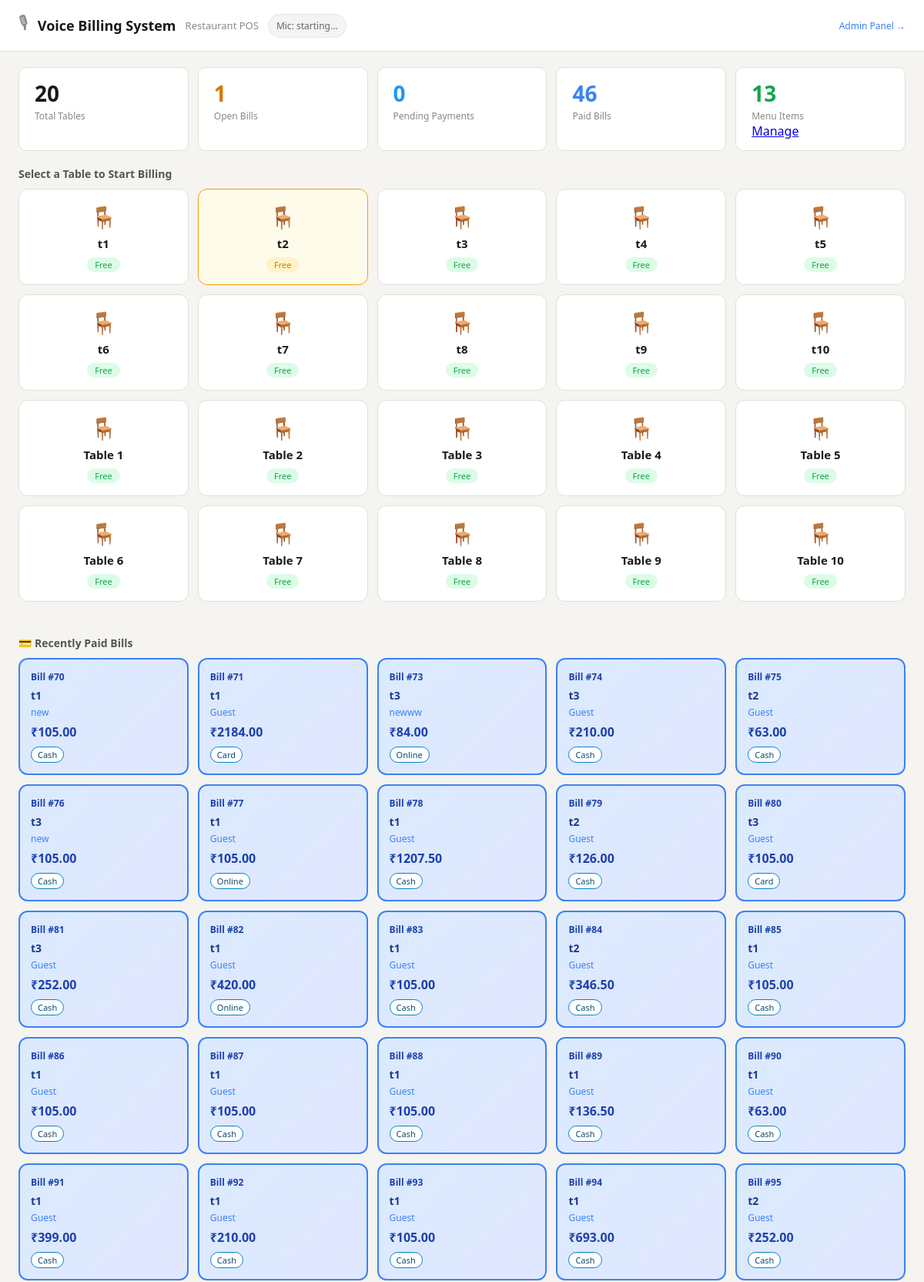
The page / (upper part) on the database its author committed.
### billing/models.py (models this page shows, shortened)
class Table(models.Model):
    STATUS_CHOICES = [
        ('free', 'Free'),
        ('occupied', 'Occupied'),
    ]
    name = models.CharField(max_length=20)  # e.g. "Table 1"
    status = models.CharField(max_length=10, choices=STATUS_CHOICES, default='free')

class Bill(models.Model):
    STATUS_CHOICES = [
        ('open', 'Open'),
        ('pending', 'Pending Payment'),
        ('paid', 'Paid'),
        ('cancelled', 'Cancelled'),
    ]
    PAYMENT_CHOICES = [
        ('cash', 'Cash'),
        ('online', 'Online'),
        ('card', 'Card'),
    ]
    table = models.ForeignKey(Table, on_delete=models.SET_NULL, null=True)
    customer = models.ForeignKey(Customer, on_delete=models.SET_NULL, null=True, blank=True)
    customer_name = models.CharField(max_length=100, default='Guest')
    items = models.JSONField(default=list)   # list of {item_id, name, qty, price, subtotal}
    subtotal = models.DecimalField(max_digits=10, decimal_places=2, default=0)
    gst_amount = models.DecimalField(max_digits=10, decimal_places=2, default=0)
    total = models.DecimalField(max_digits=10, decimal_places=2, default=0)
    discount_amount = models.DecimalField(max_digits=10, decimal_places=2, default=0)
    status = models.CharField(max_length=10, choices=STATUS_CHOICES, default='open')
    payment_method = models.CharField(max_length=10, choices=PAYMENT_CHOICES, null=True, blank=True)
    created_at = models.DateTimeField(auto_now_add=True)
    updated_at = models.DateTimeField(auto_now=True)
    GST_RATE = 0.05

### billing/views.py (the view)
# urls.py: path('', views.dashboard, name='dashboard'),
def dashboard(request):
    tables = Table.objects.all()
    for table in tables:
        has_open_bill = Bill.objects.filter(table=table, status='open').exclude(items=[]).exists()
        has_pending_bill = Bill.objects.filter(table=table, status='pending').exists()
        if table.status == 'occupied' and not has_open_bill and not has_pending_bill:
            table.status = 'free'
            table.save()
        elif table.status == 'free' and (has_open_bill or has_pending_bill):
            table.status = 'occupied'
            table.save()
    open_bills = Bill.objects.filter(status='open').exclude(items=[]).count()
    pending_bills = Bill.objects.filter(status='pending')
    paid_bills = Bill.objects.filter(status='paid')
    total_menu = MenuItem.objects.filter(is_available=True).count()
    pending_table_ids = list(pending_bills.values_list('table_id', flat=True).distinct())
    context = {
        'tables': Table.objects.all(),
        'open_bills': open_bills,
        'pending_bills': pending_bills,
        'pending_table_ids': pending_table_ids,
        'paid_bills': paid_bills,
        'total_menu': total_menu,
    }
    return render(request, 'billing/dashboard.html', context)

### billing/templates/billing/dashboard.html (shortened to what this page needs)
<!doctype html>
<html lang="en">
  <head>
  </head>
  <body>
    <header>
      <span style="font-size: 22px">🎙</span>
      <h1>Voice Billing System</h1>
      <span>Restaurant POS</span>
      <span id="voiceIndicator" class="voice-indicator">Mic: starting...</span>
      <a
        href="/admin-dashboard/"
        style="
          margin-left: auto;
          font-size: 12px;
          color: #3b82f6;
          text-decoration: none;
        "
        >Admin Panel →</a
      >
    </header>
    <div class="stats">
      <div class="stat">
        <div class="num">{{ tables.count }}</div>
        <div class="lbl">Total Tables</div>
      </div>
      <div class="stat">
        <div class="num" style="color: #d97706">{{ open_bills }}</div>
        <div class="lbl">Open Bills</div>
      </div>
      <div class="stat">
        <div class="num" style="color: #2196f3">{{ pending_bills.count }}</div>
        <div class="lbl">Pending Payments</div>
      </div>
      <div class="stat">
        <div class="num" style="color: #3b82f6">{{ paid_bills.count }}</div>
        <div class="lbl">Paid Bills</div>
      </div>
      <div class="stat">
        <div class="num" style="color: #16a34a">{{ total_menu }}</div>
        <div class="lbl">Menu Items</div>        <a href="{% url 'admin_dashboard' %}" class="btn btn-warning btn-sm mt-2">
             Manage
        </a>      </div>
    </div>
    <div class="section-title">Select a Table to Start Billing</div>
    <div class="table-grid">
      {% for table in tables %}
      <a
        href="{% url 'billing' table.id %}"
        class="table-card js-table-card {% if table.id in pending_table_ids %}pending{% elif table.status == 'occupied' %}occupied{% endif %}"
        data-table-id="{{ table.id }}"
      >
        <div class="mic-icon">
          {% if table.id in pending_table_ids %} 📋 {% elif table.status ==
          'occupied' %} 🍽️ {% else %} 🪑 {% endif %}
        </div>
        <div class="tname">{{ table.name }}</div>
        <span
          class="tstatus {% if table.id in pending_table_ids %}pending-badge{% elif table.status == 'occupied' %}occ-badge{% else %}free-badge{% endif %}"
        >
          {% if table.id in pending_table_ids %} Pending {% elif table.status ==
          'occupied' %} Occupied {% else %} Free {% endif %}
        </span>
      </a>
      {% endfor %}
    </div>
    {% if paid_bills %}
    <div class="section-title">💳 Recently Paid Bills</div>
    <div class="paid-bills-grid">
      {% for bill in paid_bills %}
      <div class="paid-bill-card">
        <div class="bill-number">Bill #{{ bill.id }}</div>
        <div class="bill-table">{{ bill.table.name }}</div>
        <div class="bill-name">{{ bill.customer_name }}</div>
        <div class="bill-total">₹{{ bill.total }}</div>
        <span class="bill-payment">
          {{ bill.payment_method|default:'Not Set'|capfirst }}
        </span>
      </div>
      {% endfor %}
    </div>
    {% endif %}
  </body>
</html>

### billing/templates/billing/dashboard.html (style rules this page uses)
*, *::before, *::after { box-sizing: border-box; margin: 0; padding: 0; }
body { font-family: system-ui, sans-serif; background: #f5f4f0; color: #1a1a18; }
header { background: #fff; border-bottom: 1px solid #e0dfd8; padding: 14px 24px; display: flex; align-items: center; gap: 12px; }
header h1 { font-size: 18px; font-weight: 600; }
header span { font-size: 13px; color: #888; }
.stats { display: flex; gap: 12px; padding: 20px 24px 0; }
.stat { background: #fff; border: 1px solid #e0dfd8; border-radius: 10px; padding: 14px 20px; flex: 1; }
.stat .num { font-size: 28px; font-weight: 600; }
.stat .lbl { font-size: 12px; color: #888; margin-top: 2px; }
.section-title { padding: 20px 24px 10px; font-size: 14px; font-weight: 600; color: #555; }
.table-grid { display: grid; grid-template-columns: repeat(5, 1fr); gap: 12px; padding: 0 24px 24px; }
.table-card { background: #fff; border: 1.5px solid #e0dfd8; border-radius: 12px; padding: 16px; text-align: center; cursor: pointer; transition: all 0.15s; text-decoration: none; color: inherit; }
.table-card.occupied { background: #fffbeb; border-color: #f59e0b; }
.table-card .tname { font-size: 15px; font-weight: 600; margin-bottom: 4px; }
.table-card .tstatus { font-size: 11px; padding: 2px 10px; border-radius: 20px; display: inline-block; margin-top: 4px; }
.free-badge { background: #dcfce7; color: #16a34a; }
.occ-badge { background: #fef3c7; color: #d97706; }
.mic-icon { font-size: 28px; margin-bottom: 6px; }
.voice-indicator { font-size: 12px; color: #666; background: #f3f4f6; border: 1px solid #e5e7eb; border-radius: 999px; padding: 6px 10px; }
.paid-bills-grid { display: grid; grid-template-columns: repeat(5, 1fr); gap: 12px; padding: 0 24px 24px; }
.paid-bill-card { background: linear-gradient(135deg, #dbeafe 0%, #e0e7ff 100%); border: 2px solid #3b82f6; border-radius: 12px; padding: 14px; cursor: pointer; transition: all 0.15s; text-decoration: none; color: inherit; }
.paid-bill-card .bill-number { font-size: 12px; color: #1e40af; font-weight: 600; margin-bottom: 6px; }
.paid-bill-card .bill-table { font-size: 14px; font-weight: 600; color: #1e3a8a; margin-bottom: 4px; }
.paid-bill-card .bill-name { font-size: 12px; color: #3b82f6; margin-bottom: 6px; }
.paid-bill-card .bill-total { font-size: 16px; font-weight: 700; color: #1e40af; margin-bottom: 6px; }
.paid-bill-card .bill-payment { font-size: 11px; padding: 2px 8px; border-radius: 12px; background: #fff; color: #0c4a6e; border: 1px solid #0284c7; display: inline-block; }

### rows shown on the page
Table: name "t1", shows "Free"
Table: name "t2", shows "Free"
Table: name "t3", shows "Free"
Table: name "t4", shows "Free"
Table: name "t5", shows "Free"
Table: name "t6", shows "Free"
Table: name "t7", shows "Free"
Table: name "t8", shows "Free"
Table: name "t9", shows "Free"
Table: name "t10", shows "Free"
Table: name "Table 1", shows "Free"
Table: name "Table 2", shows "Free"
Table: name "Table 3", shows "Free"
Table: name "Table 4", shows "Free"
Table: name "Table 5", shows "Free"
Table: name "Table 6", shows "Free"
Table: name "Table 7", shows "Free"
Table: name "Table 8", shows "Free"
Table: name "Table 9", shows "Free"
Table: name "Table 10", shows "Free"
Bill: id "70", table.name "t1", customer_name "new", total "105.00", payment_method "Cash"
Bill: id "71", table.name "t1", customer_name "Guest", total "2184.00", payment_method "Card"
Bill: id "73", table.name "t3", customer_name "newww", total "84.00", payment_method "Online"
Bill: id "74", table.name "t3", customer_name "Guest", total "210.00", payment_method "Cash"
Bill: id "75", table.name "t2", customer_name "Guest", total "63.00", payment_method "Cash"
Bill: id "76", table.name "t3", customer_name "new", total "105.00", payment_method "Cash"
Bill: id "77", table.name "t1", customer_name "Guest", total "105.00", payment_method "Online"
Bill: id "78", table.name "t1", customer_name "Guest", total "1207.50", payment_method "Cash"
Bill: id "79", table.name "t2", customer_name "Guest", total "126.00", payment_method "Cash"
Bill: id "80", table.name "t3", customer_name "Guest", total "105.00", payment_method "Card"
Bill: id "81", table.name "t3", customer_name "Guest", total "252.00", payment_method "Cash"
Bill: id "82", table.name "t1", customer_name "Guest", total "420.00", payment_method "Online"
Bill: id "83", table.name "t1", customer_name "Guest", total "105.00", payment_method "Cash"
Bill: id "84", table.name "t2", customer_name "Guest", total "346.50", payment_method "Cash"
Bill: id "85", table.name "t1", customer_name "Guest", total "105.00", payment_method "Cash"
Bill: id "86", table.name "t1", customer_name "Guest", total "105.00", payment_method "Cash"
Bill: id "87", table.name "t1", customer_name "Guest", total "105.00", payment_method "Cash"
Bill: id "88", table.name "t1", customer_name "Guest", total "105.00", payment_method "Cash"
Bill: id "89", table.name "t1", customer_name "Guest", total "136.50", payment_method "Cash"
Bill: id "90", table.name "t1", customer_name "Guest", total "63.00", payment_method "Cash"
Bill: id "91", table.name "t1", customer_name "Guest", total "399.00", payment_method "Cash"
Bill: id "92", table.name "t1", customer_name "Guest", total "210.00", payment_method "Cash"
Bill: id "93", table.name "t1", customer_name "Guest", total "105.00", payment_method "Cash"
Bill: id "94", table.name "t1", customer_name "Guest", total "693.00", payment_method "Cash"
Bill: id "95", table.name "t2", customer_name "Guest", total "252.00", payment_method "Cash"

### other values the page prints
{{ tables.count }} "20"
{{ open_bills }} "1"
{{ pending_bills.count }} "0"
{{ paid_bills.count }} "46"
{{ total_menu }} "13"
